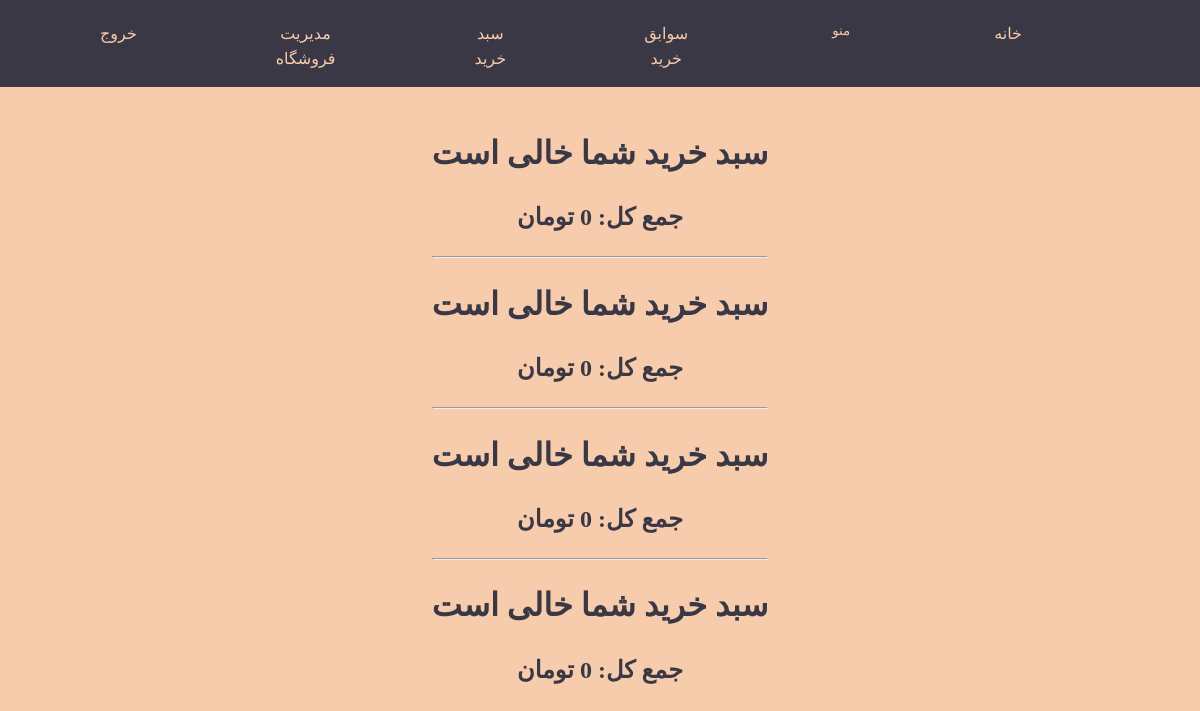
Page /cart/history (signed in) on the earlier database version.
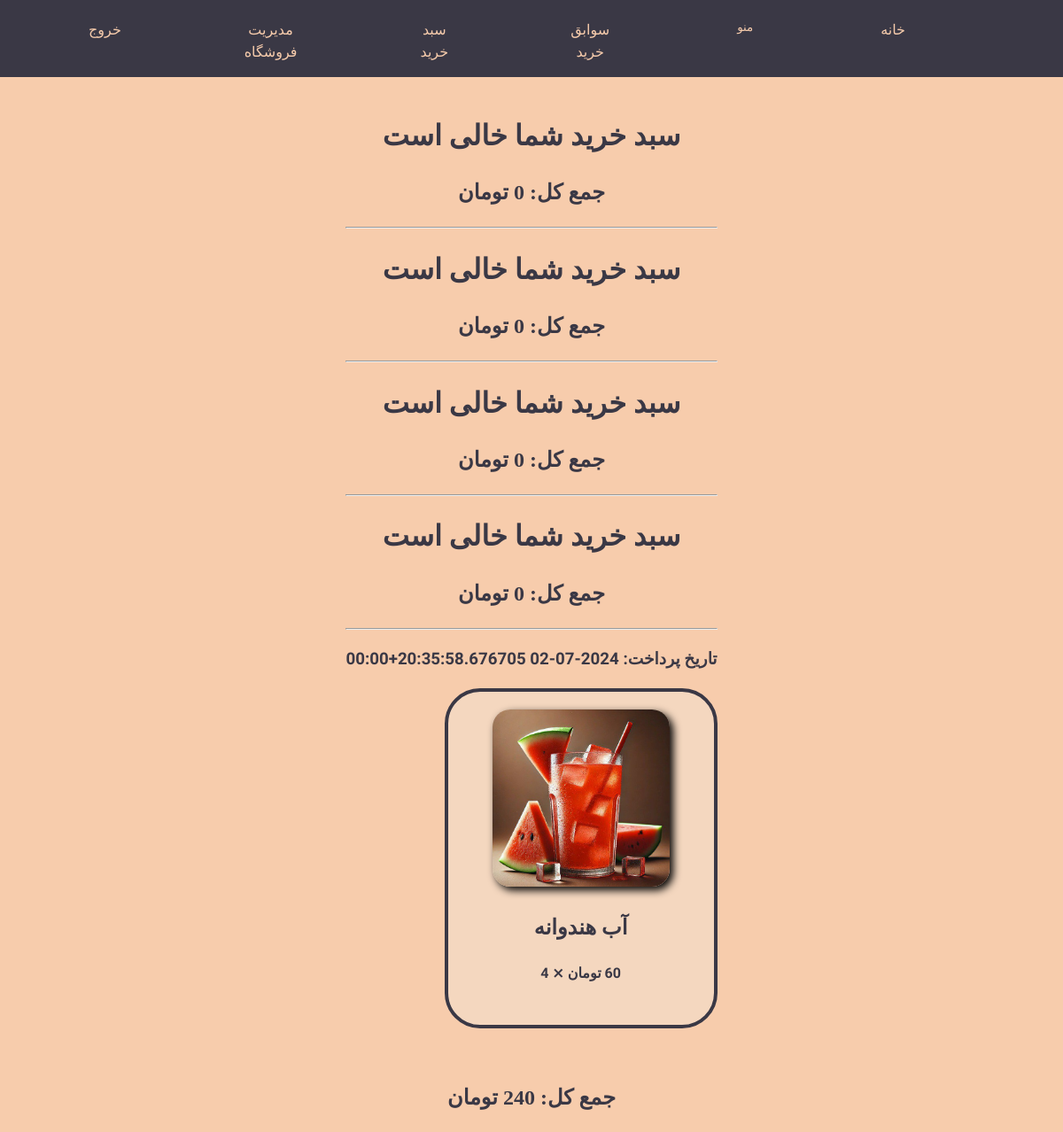
Same page on the later database version.
### accounts/models.py (models this page shows, shortened)
class Cart(models.Model):
    class CartTypes(models.TextChoices):
        delivery = "DELIVERY", "Delivery"
        dine_in = "DINE_IN", "Dine-in"
    user = models.ForeignKey(User, on_delete=models.CASCADE, related_name="carts")
    is_purchased = models.BooleanField(default=False)
    created_at = models.DateTimeField(auto_now_add=True)
    purchased = models.DateTimeField(default=timezone.now)
    order_type = models.CharField(
        max_length=10, choices=CartTypes.choices, default=CartTypes.delivery
    )
    @property
    def total_price(self):
        return sum(cart_item.price for cart_item in self.cart_items.all())

class CartItem(models.Model):
    cart = models.ForeignKey(Cart, on_delete=models.CASCADE, related_name="cart_items")
    product = models.ForeignKey(
        Product, on_delete=models.CASCADE, related_name="cart_items"
    )
    quantity = models.IntegerField(validators=[MinValueValidator(1)], default=0)
    created_at = models.DateTimeField(auto_now_add=True)
    @property
    def price(self):
        return self.product.price * self.quantity

class Product(models.Model):
    name = models.CharField(max_length=100)
    price = models.IntegerField()
    image = models.ImageField(upload_to="product/", blank=True, null=True)
    category = models.ForeignKey(
        Category,
        on_delete=models.CASCADE,
        related_name="products",
        blank=True,
        null=True,
    )
    ingredients = models.ManyToManyField("Storage", through="ProductIngredient")

### accounts/views.py (the view)
# urls.py: path("cart/history", views.cart_history_view, name="cart_history"),
@login_required
def cart_history_view(request):
    user = request.user
    carts = Cart.objects.filter(user=user, is_purchased=True)
    context = {"carts": carts}
    return render(request, "accounts/cart_history.html", context)

### accounts/templates/accounts/cart_history.html (shortened to what this page needs)
{% load static jformat humanize %}
<!DOCTYPE html>
<html lang="fa" dir="rtl">
<head>
<link rel='stylesheet' href='https://cdnjs.cloudflare.com/ajax/libs/font-awesome/5.15.3/css/all.min.css'>
<link href='https://unpkg.com/css.gg@2.0.0/icons/css/enter.css' rel='stylesheet'>
<link href='https://unpkg.com/css.gg@2.0.0/icons/css/shopping-cart.css' rel='stylesheet'>
<link href='https://unpkg.com/css.gg@2.0.0/icons/css/check-r.css' rel='stylesheet'>
<link href='https://unpkg.com/css.gg@2.0.0/icons/css/menu.css' rel='stylesheet'>
<link href='https://unpkg.com/css.gg@2.0.0/icons/css/coffee.css' rel='stylesheet'>
<link href='https://unpkg.com/css.gg@2.0.0/icons/css/home-alt.css' rel='stylesheet'>
</head>
<body>
    <div class="navbar lalezar-regular">
        <nav>
            <ul>
                <li>
                    <div class="icon-label"><a href="{% url 'home' %}" class="name" > خانه </a></div>
                </li>
                <li class="dropdown">
                    <div class="icon-label"><button class="dropbtn" >منو</button></div>
                <li>
                    <div class="icon-label"><a href="{% url 'cart_history' %}" class="name">سوابق خرید</a></div>
                </li>
                <li>
                    <div class="icon-label"><a href="{% url 'cart' %}" class="name">سبد خرید</a></div>
                </li>
                {% if user.is_authenticated %}
                    {% if user.is_staff %}
                        <li class="nav-item">
                            <div class="icon-label"><a href="{% url 'myadmin' %}" class="name">مدیریت فروشگاه</a></div>
                        </li>
                    {% endif %}
                    <li>
                        <div class="icon-label"><a href="{% url 'logout' %}" class="name" style="margin-left: 100px;">خروج</a></div>
                    </li>
                {% else %}
                <li>
                    <div class="icon-label"><i class="gg-enter icon"></i><a href="{% url 'login' %}" class="name">ورود به حساب کاربری</a></div>
                </li>
                {% endif %}
            </ul>
        </nav>
    </div>
    <div class="container d-flex justify-content-center my-50">
        <div class="row">
            {% for cart in carts %}
                {% for cart_item in cart.cart_items.all %}
                    <div class="col-md-10 lalezar-regular" style="margin: 1rem 0;">
                        <h3>تاریخ پرداخت: {{ cart.purchased|jformat:"%H:%M %Y/%m/%d"|safe }}</h3>
                    </div>
                    <div class="col-md-10 lalezar-regular">
                        <div class="card card-body" style="margin-bottom: 60px;" >
                            <div class="media align-items-center align-items-lg-start text-center text-lg-left flex-column flex-lg-row">
                                <div class="mr-2 mb-3 mb-lg-0">
                                    <img src="{% if cart_item.product.image %}{{ cart_item.product.image.url }}{% endif %}" width="200" height="200" alt="{{ cart_item.product.name }} image">
                                </div>
                                <div class="media-body ">
                                    <h2 class="media-title font-weight-semibold">
                                        {{ cart_item.product.name }}
                                    </h2>
                                </div>
                                <div class="mt-3 mt-lg-0 ml-lg-3 text-center">
                                    <h4 class="mb-0 font-weight-semibold">{{ cart_item.product.price|floatformat:"0g"|intcomma:False }} تومان &Cross; {{ cart_item.quantity }}</h4>
                                </div>
                            </div>
                            <br>
                        </div>
                    </div>
                {% empty %}
                    <h1>سبد خرید شما خالی است</h1>
                {% endfor %}
                <div class="col-md-10">
                    <h2>جمع کل: {{ cart.total_price|floatformat:"0g"|intcomma:False }} تومان</h2>
                </div>
                {% if not forloop.last %}
                    <hr>
                {% endif %}
            {% endfor %}
        </div>
    </div>
</body>
</html>

### accounts/templates/accounts/cart_history.html (style rules this page uses)
.lalezar-regular { font-family: "Lalezar", system-ui; font-weight: 400; font-style: normal; }
body { margin: 0; font-family:'lalezar-regular' font-size: .8125rem; font-weight: 400; line-height: 1.5385; color: #3a3845; text-align: center; background-color: #f7ccac; }
a { text-decoration: none !important; }
.container { display: flex; justify-content: center; }
.card { background-color: #f4d7bf; border: 4px solid #3a3845 ; padding-top: 20px; width: 300px; border-radius: 40px; }
img { border-radius: 20px; box-shadow: 4px 4px 10px rgba(0, 0, 0, 1); }
nav ul { display: flex; }
li { list-style: none; margin-right: 130px; }
.icon-label { display: flex; align-items: center; color: #f7ccac; margin-top: 6px; }
.icon-label a { text-decoration: none; }
.navbar { display: flex; background-color:#3a3845; justify-content: center; margin-bottom: 20px; }
.name { color: #f7ccac; }
.dropdown { position: relative; margin-left: auto; }
.dropbtn { background-color: inherit; color: #f7ccac; border: none; outline: none; font-family: inherit;; }

Differences in the rows shown:
now on this page (row edited): Cart: purchased|jformat "2024-07-02 20:35:58.676705+00:00", total_price "240"
added CartItem: product.image (picture), product.name "آب هندوانه", product.price "60", quantity "4"
